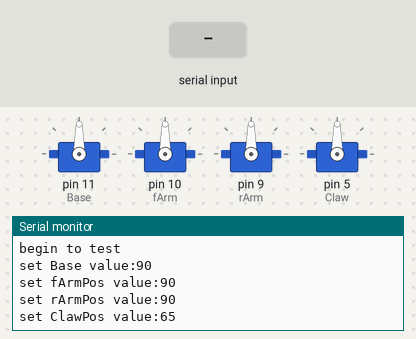
Bench run of a sketch on a simulated Arduino Uno, built with avr-gcc and run on an emulated ATmega328P. Parts: 4 × servo, the last lines printed to the serial monitor. The test bench sets the inputs (shaded band).

Above: at 2.0 s.
2.1 s: "a" received over Serial
At 3.2 s:
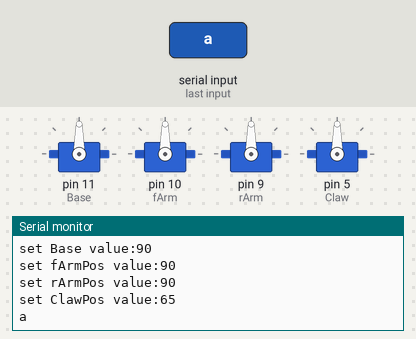
3.6 s: byte 44 (',') received over Serial
At 4.3 s:
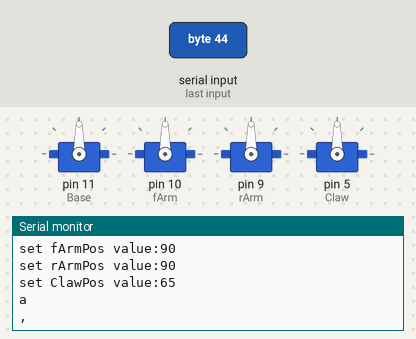
5.1 s: byte 68 ('D') received over Serial
At 5.4 s:
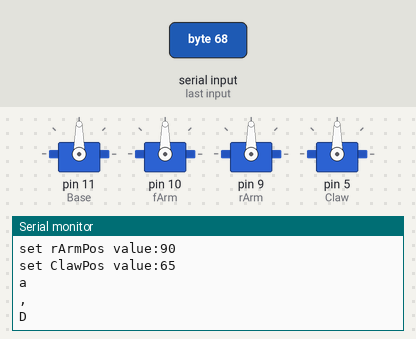
6.6 s: byte 100 ('d') received over Serial
At 7.8 s:
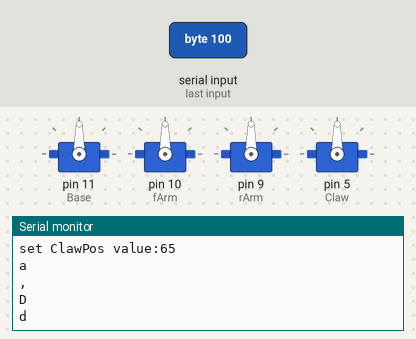
8.1 s: "B" received over Serial
At 8.9 s:
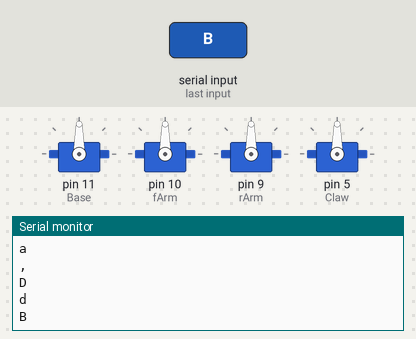
9.6 s: "b" received over Serial
At 10.1 s:
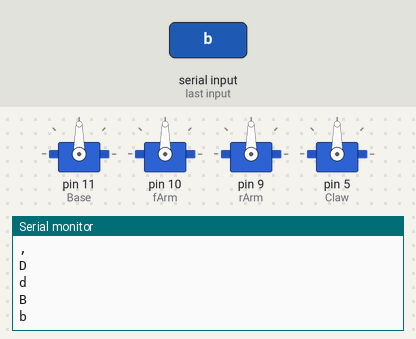

The sketch:

code005.ino
```cpp
#include<Servo.h>
Servo Base,fArm,rArm,Claw;
//int BasePos,fArmPos,rArmPos,ClawPos;//舵机运行时的输出值
//char Serialcmd;//获取舵机类型
//int Datacmd;//获取转动的角度状态
int DSD;//舵机运行速度
int mode;
unsigned long lastTime;
int midPos;
//范围常量
const int moveStep = 10;
const int BaseMin = 0;
const int BaseMax = 180;
const int fArmMin = 33;
const int fArmMax = 90;
const int rArmMin =15;
const int rArmMax = 170;
const int ClawMin = 0;
const int ClawMax = 65;
//初始状态 1.Base向左拐弯？（面朝机械臂的方位） 2.重复做两次动作？
//未完成任务:1.完成系列动作的任务(),跟前面程序有什么不同？使用二位数组只要是实现 已经打包动作的循环操作，少写调用函数的语句
//小巧思：DSD能否完成不同部件速度上的分类？（说是整体速度了）模板上DSD有作为形参设置的量，这样下次再使用时实参DSD的值就不会受到影响，能否作为其中一种思路？
//2.封装函数，不符合指令的输入字母进行提示
//3.舵机速度的控制，设计成可同时输入的多个指令字母
//4.'V''S''O''I'的限制输入
struct
{
  char Serialcmd1;
  int Datacmd1;
  int DSD1;
  int fromData;
  Servo temp;
void armDatacmd()
{
  //Servo temp;
  // Serial.print("the statement of servo will be");
  // Serial.println(Datacmd);
  switch(Serialcmd1)
    {
      case 'x':
      // speedData = BasePos;
      // BasePos = Datacmd;
      if(Datacmd1 > BaseMin && Datacmd1 < BaseMax)
      {
      Serial.print("set Base value:");
      Serial.println(Datacmd1);
      temp = Base;
      //speedData(Base);
      break;
      }
      else
      {
        Serial.println("Base position out of limit");
        return;
      }
      case 'y':
      // speedData = fArmPos;
      // fArmPos = Datacmd;
      if(Datacmd1 > fArmMin && Datacmd1 <= fArmMax)
      {
      Serial.print("set fArmPos value:");
      Serial.println(Datacmd1);
      temp = fArm;
      //speedData(fArm);
      break;
      }
      else
      {
        Serial.println("fArm position out of limit");
        return;
      }
      case 'z':
      // speedData = rArmPos;
      // rArmPos = Datacmd;
      Serial.print("set rArmPos value:");
      Serial.println(Datacmd1);
      temp = rArm;
      //speedData(rArm);
      break;
      case 'w':
      // speedData = ClawPos;
      // ClawPos = Datacmd;
      Serial.print("set ClawPos value:");
      Serial.println(Datacmd1);
      temp = Claw;
      //speedData(Claw);
      break;
    }
    readData();
    speedData();
}
  int readData()
  {
    fromData = temp.read();
  }
  void speedData()
  {
  if(fromData < Datacmd1)
  {
  for(int i = fromData;i <= Datacmd1;i++)
  {
    temp.write(i);
    delay(DSD1);
  }
  }
  else
  {
  for(int i = fromData;i >= Datacmd1;i--)
  {
    temp.write(i);
    delay(DSD1);
  }
  }
  // Serial.println(Base.read());
  // Serial.println(fArm.read());
  // Serial.println(rArm.read());
  // Serial.println(Claw.read());
}
void joyStickDatacmd()//跟Arm给出要调整到的角度数值不同，这里输入的是过程量
                      //上面变成结构体如何？都变成结构体如何？(Yes!完成！)
                      //有模式切换的必要，防止joyStick下输出无用信息
{
  switch(Serialcmd1)
  {
    case 'A':
    temp = Claw;
    readData();
    Datacmd1 = fromData + moveStep;
    speedData();
    break;
    case 'a':
    temp = Claw;
    readData();
    Datacmd1 = fromData - moveStep;
    speedData();
    break;
    case 'B':
    temp = Base;
    readData();
    Datacmd1 = fromData + moveStep;
    speedData();
    //Serial.println("OK");
    break;
    case 'b':
    temp = Base;
    readData();
    Datacmd1 = fromData - moveStep;
    speedData();
    break;
    case 'C':
    temp = fArm;
    readData();
    Datacmd1 = fromData + moveStep;
    speedData();
    break;
    case 'c':
    temp = fArm;
    readData();
    Datacmd1 = fromData - moveStep;
    speedData();
    break;
    case 'D':
    temp = rArm;
    readData();
    Datacmd1 = fromData + moveStep;
    speedData();
    break;
    case 'd':
    temp = rArm;
    readData();
    Datacmd1 = fromData - moveStep;
    speedData();
    break;
  }
  }
}arm;
void reSet()
{
      DSD = 15;
      int reSetArray[4][3] =
      {
        {'x',90,DSD},
        {'y',90,DSD},
        {'z',90,DSD},
        {'w',65,DSD}
      };
      for(int i = 0;i < 4;i++)
      {
        arm.Serialcmd1 = reSetArray[i][0];
        arm.Datacmd1 = reSetArray[i][1];
        arm.DSD1 = reSetArray[i][2];
        arm.armDatacmd();
      }

      //Serial.println("reset");
}
void setup() {
  // put your setup code here, to run once:
  Base.attach(11);
  delay(100);
  fArm.attach(10);
  delay(100);
  rArm.attach(9);
  delay(100);
  Claw.attach(5);
  delay(100);
  Serial.begin(9600);
  Serial.println("begin to test");
  reSet();
}
void showData()
{
  Serial.print("Base value:");
  Serial.println(Base.read());
  Serial.print("fArm value:");
  Serial.println(fArm.read());
  Serial.print("rArm value:");
  Serial.println(rArm.read());
  Serial.print("Claw value:");
  Serial.println(Claw.read());
  Serial.print("DSD:");
  Serial.println(DSD);
}
/*void speedData(Servo&a)
{
  int fromData = a.read();
  if(fromData < Datacmd1)
  {
  for(int i = fromData;i <= Datacmd1;i++)
  {
    temp.write(i);
    delay(DSD1);
  }
  }
  else
  {
  for(int i = fromData;i >= Datacmd1;i--)
  {
    temp.write(i);
    delay(DSD1);
  }
  }
}
*/
void module()//任务二
{
  //int firstArray[][]
}
void Judcmd()
{
  if(Serial.available())
  {
    arm.Serialcmd1 = Serial.read();
    Serial.println(arm.Serialcmd1);
    if(arm.Serialcmd1 == 'x'||arm.Serialcmd1 == 'y'||arm.Serialcmd1 == 'z'||arm.Serialcmd1 =='w')
    {
      arm.Datacmd1 = Serial.parseInt();
      Serial.println(arm.Datacmd1);
      //arm.Serialcmd1 = Serialcmd;
      //arm.Datacmd1 = Datacmd;
      arm.DSD1 = DSD;
      arm.armDatacmd();
    }
    else if(arm.Serialcmd1 == ','){}
    else if(arm.Serialcmd1 == 'A'||arm.Serialcmd1 == 'a'||arm.Serialcmd1 == 'B'||arm.Serialcmd1 =='b'||arm.Serialcmd1 == 'C'||arm.Serialcmd1 == 'c'||arm.Serialcmd1 == 'D'||arm.Serialcmd1 == 'd')
    {
      arm.DSD1 = 0;
      arm.joyStickDatacmd();
    }
    else{
      switch(arm.Serialcmd1)
      {
    case 'O'://机械钳子张开的指令
    //armDatacmd('c',0,DSD);
    arm.Serialcmd1 = 'c';
    arm.Datacmd1 = 0;
    arm.DSD1 = DSD;
    arm.armDatacmd();
    break;
    case 'S'://机械钳子关闭的指令
    //armDatacmd('c',65,DSD);
    arm.Serialcmd1 = 'c';
    arm.Datacmd1 = 65;
    arm.DSD1 = DSD;
    arm.armDatacmd();
    break;
    case 'H'://提升整体速度
    {
    if(DSD == 0)
    {
      Serial.println("fastest now");
    }
    else
    {
      DSD -= 15;
      Serial.println("speed up");
    }
    break;
    }
    case 'L'://降低整体速度
    DSD += 15;
    Serial.println("speed down");
    break;
    case 'V':
      showData();
      break;
    case 'I':
      reSet();
      break;
  }
  }
  }
}
void loop() {  // put your main code here, to run repeatedly:
  Judcmd();
}
```

Measured:
- after the input at 2.1 s, the serial monitor: prints a new line at once (image 1)
- after the input at 3.6 s, the serial monitor: prints a new line at once (image 2)
- after the input at 5.1 s, the serial monitor: prints a new line at once (image 3)
- after the input at 6.6 s, the serial monitor: prints a new line at once (image 4)
- after the input at 8.1 s, the serial monitor: prints a new line at once (image 5)
- after the input at 9.6 s, the serial monitor: prints a new line at once (image 6)
